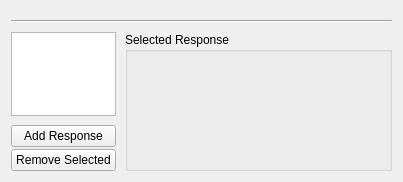
<?xml version="1.0" encoding="UTF-8"?>
<ui version="4.0">
 <class>Form</class>
 <widget class="QWidget" name="Form">
  <property name="geometry">
   <rect>
    <x>0</x>
    <y>0</y>
    <width>403</width>
    <height>182</height>
   </rect>
  </property>
  <property name="windowTitle">
   <string>Form</string>
  </property>
  <layout class="QVBoxLayout" name="verticalLayout_2">
   <property name="spacing">
    <number>9</number>
   </property>
   <item>
    <widget class="PresetPickerWidget" name="presetPicker" native="true"/>
   </item>
   <item>
    <widget class="Line" name="line">
     <property name="orientation">
      <enum>Qt::Horizontal</enum>
     </property>
    </widget>
   </item>
   <item>
    <layout class="QHBoxLayout" name="horizontalLayout_2" stretch="0,1">
     <item>
      <layout class="QVBoxLayout" name="verticalLayout_4">
       <item>
        <widget class="QListWidget" name="listResponses">
         <property name="minimumSize">
          <size>
           <width>105</width>
           <height>0</height>
          </size>
         </property>
         <property name="maximumSize">
          <size>
           <width>105</width>
           <height>16777215</height>
          </size>
         </property>
         <property name="sortingEnabled">
          <bool>true</bool>
         </property>
        </widget>
       </item>
       <item>
        <layout class="QVBoxLayout" name="verticalLayout">
         <property name="spacing">
          <number>2</number>
         </property>
         <item>
          <widget class="QPushButton" name="btnAddResponse">
           <property name="text">
            <string>Add Response</string>
           </property>
          </widget>
         </item>
         <item>
          <widget class="QPushButton" name="btnRemoveResponse">
           <property name="text">
            <string>Remove Selected</string>
           </property>
          </widget>
         </item>
        </layout>
       </item>
      </layout>
     </item>
     <item>
      <widget class="QGroupBox" name="groupProperties">
       <property name="title">
        <string>Selected Response</string>
       </property>
       <layout class="QGridLayout" name="gridLayout">
        <item row="0" column="0">
         <widget class="ResponsePropertiesWidget" name="editProperties" native="true"/>
        </item>
       </layout>
      </widget>
     </item>
    </layout>
   </item>
  </layout>
 </widget>
 <customwidgets>
  <customwidget>
   <class>PresetPickerWidget</class>
   <extends>QWidget</extends>
   <header>frcpredict.ui</header>
   <container>1</container>
  </customwidget>
  <customwidget>
   <class>ResponsePropertiesWidget</class>
   <extends>QWidget</extends>
   <header>frcpredict.ui</header>
   <container>1</container>
  </customwidget>
 </customwidgets>
 <resources/>
 <connections/>
</ui>
